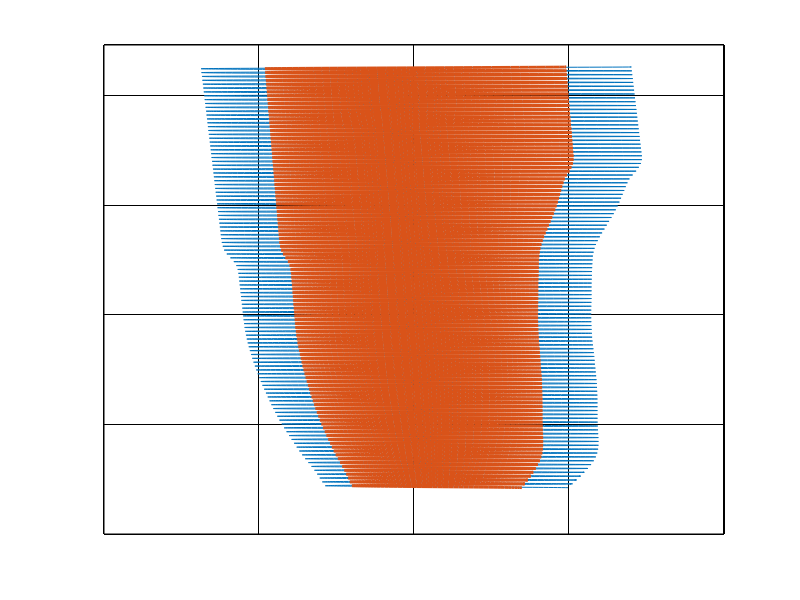

The MATLAB script that drew this image:
% UPDATE SCENE
% Create figure
clear all; close all;
cd('C:\Users\Tyler Fosnight\Documents\Tyler Documents\PDI\CAD');
load('innerMold.mat','model');
obj1 = model.data;
load('innerMold.mat','model');
obj2 = model.data;
obj2 = cat(2,obj2(:,1:2).*.7,obj2(:,3));
ymax = obj1(end,3) + 10;

obj1 = reshape(obj1',1,3,size(obj1,1));
obj2 = reshape(obj2',1,3,size(obj2,1));

% INITIALIZE BUFFERS
tmpObj1 = zeros(3,size(obj1,3));
tmpObj2 = zeros(3,size(obj2,3));

% UPDATE OBJECT
tic
for idx = 0:360
    newRotationMatrix = rotz(idx);
    
    tmpObj1 = squeeze(sum(bsxfun(@times,newRotationMatrix,obj1),2));
    tmpObj2 = squeeze(sum(bsxfun(@times,newRotationMatrix,obj2),2));

    % Create plot
    figure1 = figure(1);
    set(figure1,'color',[0.192156862745098 0.188235294117647 0.188235294117647]);
    set(figure1,'position', [2590 -98  637 877]);
    
    % Create axes
    axes1 = axes('Parent',figure1,...
        'Color',[0.247058823529412 0.247058823529412 0.247058823529412],...
        'ZColor',[0 0 0],...
        'YColor',[0 0 0],...
        'XColor',[0 0 0],...
        'GridAlpha',1,...
        'GridColor',[0 0 0]);
    box(axes1,'on');
    grid(axes1,'on');
    hold(axes1,'on');
    xlim([-100,100]); ylim([0 ymax]);
    plot(axes1,tmpObj1(1,:),tmpObj1(3,:),tmpObj2(1,:),tmpObj2(3,:), 'LineWidth',2);
    pause(.0001);
    set(gca,'XTickLabel',''); set(gca,'YTickLabel','');
end
toc


